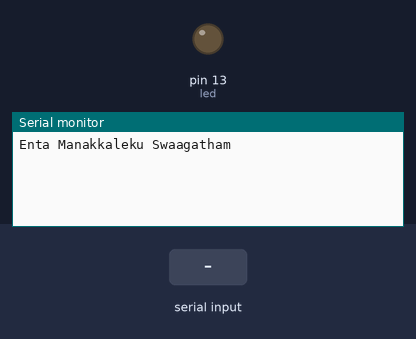
A sketch run on a simulated Arduino Mega 2560, built with avr-gcc and run on an emulated ATmega2560. Shown: output pins drawn as LEDs (lit = HIGH), the last lines printed to the serial monitor. The test bench sets the inputs (shaded band).

Above: at 1.2 s.
1.3 s: "1\n" received over the second serial link
At 2.5 s:
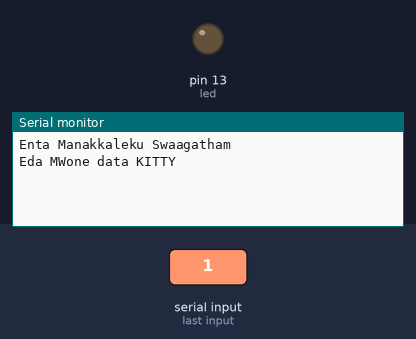
2.8 s: "2\n" received over the second serial link
At 3.8 s:
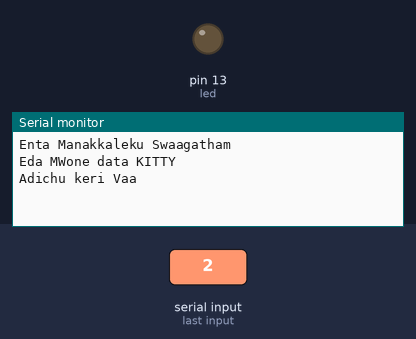
4.3 s: "RESET\n" received over the second serial link
At 5.6 s:
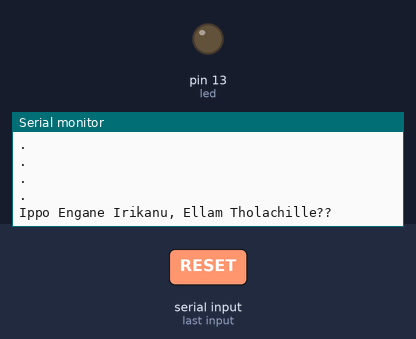

The sketch:

display_tetsing.ino
```cpp
String data_display = "";
String DATA = "";
int led = 13;

void setup() {
  Serial2.begin(9600);
  Serial.begin(115200);
  Serial.println("Enta Manakkaleku Swaagatham");
   pinMode(led, OUTPUT);
}
void loop() {
  if (Serial2.available()) {
    data_display = "";
    delay(30);
    while (Serial2.available()) {
      char ch = Serial2.read();
      if (ch != '\n' && ch != '\r') { // filter out newline and carriage return
        data_display += ch;
      }
    }
    send_data(data_display);
    //    Serial.println("INPUT STRING IS: TESTING");
  }
}

void send_data(String data_display) {

  if (data_display == "1") {
    Serial.println("Eda MWone data KITTY");

  } else if (data_display == "2") {
    Serial.println("Adichu keri Vaa");

  } else if (data_display == "RESET") {
    Serial.println(".");Serial.println(".");Serial.println(".");Serial.println(".");Serial.println(".");Serial.println(".");Serial.println(".");Serial.println(".");Serial.println(".");Serial.println(".");Serial.println(".");Serial.println(".");Serial.println(".");Serial.println(".");Serial.println(".");Serial.println(".");Serial.println(".");Serial.println(".");Serial.println(".");Serial.println(".");Serial.println(".");Serial.println(".");Serial.println(".");Serial.println(".");Serial.println(".");Serial.println(".");Serial.println(".");Serial.println(".");Serial.println(".");Serial.println(".");Serial.println(".");Serial.println(".");Serial.println(".");Serial.println(".");Serial.println(".");Serial.println(".");Serial.println(".");Serial.println(".");Serial.println(".");Serial.println(".");Serial.println(".");Serial.println(".");Serial.println(".");Serial.println(".");Serial.println(".");Serial.println(".");Serial.println(".");Serial.println(".");Serial.println(".");Serial.println(".");Serial.println(".");Serial.println(".");Serial.println(".");Serial.println(".");Serial.println(".");Serial.println(".");Serial.println(".");Serial.println(".");Serial.println(".");Serial.println(".");Serial.println(".");Serial.println(".");Serial.println(".");Serial.println(".");Serial.println(".");Serial.println(".");Serial.println(".");Serial.println(".");Serial.println(".");Serial.println(".");Serial.println(".");Serial.println(".");Serial.println(".");Serial.println(".");Serial.println(".");Serial.println(".");
    Serial.println("Ippo Engane Irikanu, Ellam Tholachille??");
  } else {
    Serial.println(" Correct Data Thaada Thendi");
  }
}
```

Measured:
- after the input at 1.3 s, the serial monitor: prints a new line at once (image 1)
- after the input at 2.8 s, the serial monitor: prints a new line at once (image 2)
- after the input at 4.3 s, the serial monitor: prints a new line at once (image 3)
